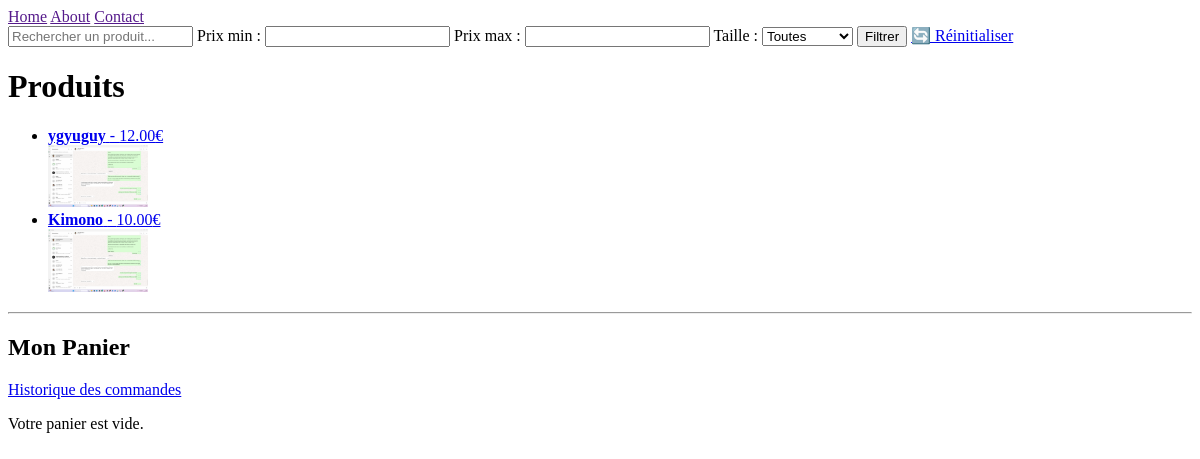
The app's page /, older data.
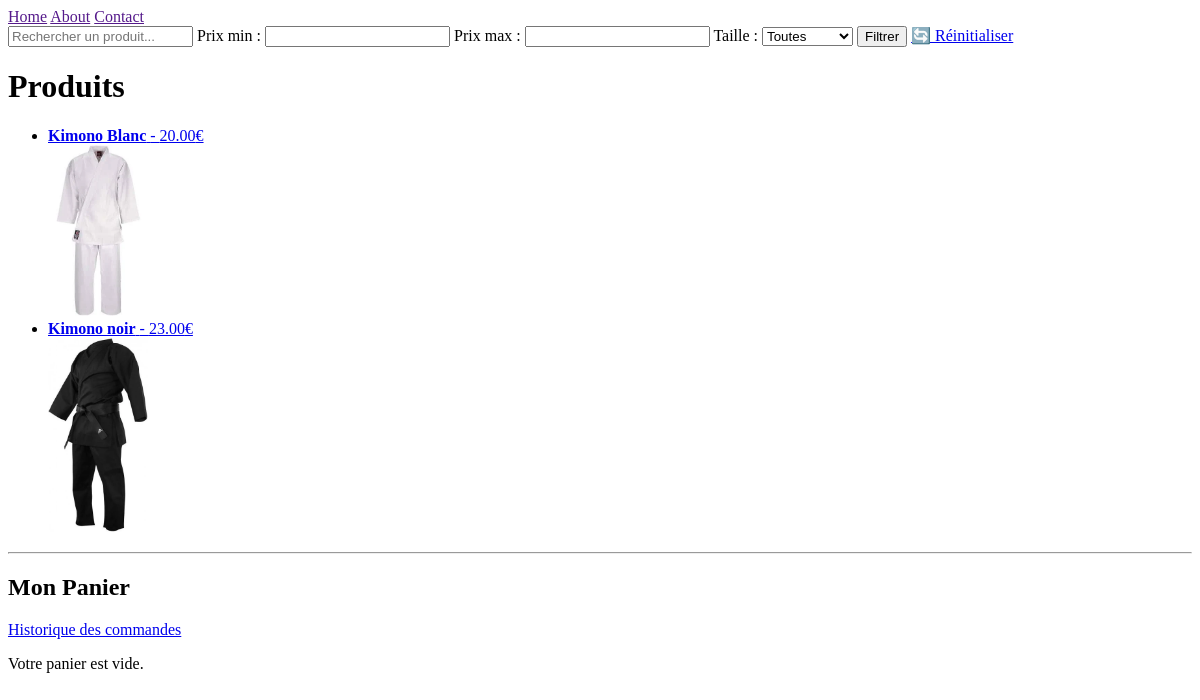
The same page, newer data.
### shop/models.py (models this page shows, shortened)
class Product(models.Model):
    SIZE_CHOICES = [
        ('xs', 'Extra Small'),
        ('s', 'Small'),
        ('m', 'Medium'),
        ('l', 'Large'),
        ('xl', 'Extra Large'),
    ]
    name = models.CharField(max_length=200)
    price = models.DecimalField(max_digits=10, decimal_places=2)
    description = models.TextField(null=True, blank=True)
    category = models.ForeignKey(Category, related_name='products', on_delete=models.CASCADE)
    image = models.ImageField(upload_to='products/', blank=True, null=True)
    date_added = models.DateTimeField(auto_now_add=True)
    available_sizes = models.CharField(max_length=50, default='xs,s,m,l,xl')
    class Meta:
        ordering = ['-date_added']

### shop/views.py (the view, shortened to what this page needs)
# urls.py: path('', index, name='index'),  # Liste des produits
def index(request):
    query = request.GET.get('q', '').strip()
    min_price = request.GET.get('min_price', '')
    max_price = request.GET.get('max_price', '')
    size_filter = request.GET.get('size', '')
    product_id = request.GET.get('id')
    products = Product.objects.all()
    if query:
        products = products.filter(Q(name__icontains=query) | Q(description__icontains=query))
    if min_price.isdigit():
        products = products.filter(price__gte=int(min_price))
    if max_price.isdigit():
        products = products.filter(price__lte=int(max_price))
    if size_filter:
        products = products.filter(available_sizes__icontains=size_filter)
    product = get_object_or_404(Product, id=product_id) if product_id else None
    cart = request.session.get('cart', {})
    updated_cart = {"total": 0}
    return render(request, 'index.html', {
        'products': products,
        'product': product,
        'cart': updated_cart,
        'size_choices': Product.SIZE_CHOICES,
        'query': query,
        'min_price': min_price,
        'max_price': max_price,
        'size_filter': size_filter
    })

### shop/templates/index.html (shortened to what this page needs)
<!DOCTYPE html>
<html lang="fr">
<head>
</head>
<body>
    {% include 'nav.html' %}
    <form id="filterForm" action="{% url 'index' %}" method="GET">
        <input type="text" id="search" name="q" placeholder="Rechercher un produit..." value="{{ query }}">
        <label for="min_price">Prix min :</label>
        <input type="number" id="min_price" name="min_price" value="{{ min_price }}">
        <label for="max_price">Prix max :</label>
        <input type="number" id="max_price" name="max_price" value="{{ max_price }}">
        <label for="size">Taille :</label>
        <select name="size" id="size">
            <option value="">Toutes</option>
        </select>
        <button type="submit"> Filtrer</button>
        <a href="{% url 'index' %}">🔄 Réinitialiser</a>
    </form>
    <main>
        <h1>Produits</h1>
        {% if product %}
            <h2>{{ product.name }}</h2>
            <p><strong>Prix :</strong> {{ product.price }}€</p>
            <p><strong>Description :</strong> {{ product.description }}</p>
            {% if product.image %}
                <img src="{{ product.image.url }}" alt="{{ product.name }}" width="200">
            {% endif %}
            <form action="{% url 'add_to_cart' product.id %}" method="post">
                {% csrf_token %}
                <label for="size"><strong>Taille :</strong></label>
                <select name="size" id="size" required>
                    {% for size_code, size_label in product.get_available_sizes %}
                        <option value="{{ size_code }}">{{ size_label }}</option>
                    {% endfor %}
                </select>
                <label for="quantity"><strong>Quantité :</strong></label>
                <input type="number" name="quantity" id="quantity" min="1" value="1" required>
                <br><br>
                <button type="submit">Ajouter au Panier</button>
            </form>
            <br>
            <a href="{% url 'index' %}">Retour à la liste des produits</a>
        {% else %}
            {% if products %}
                <ul>
                    {% for product in products %}
                        <li>
                            <a href="{% url 'index' %}?id={{ product.id }}">
                                <strong>{{ product.name }}</strong> - {{ product.price }}€
                            </a>
                            {% if product.image %}
                                <br>
                                <img src="{{ product.image.url }}" width="100" alt="{{ product.name }}">
                            {% endif %}
                        </li>
                    {% endfor %}
                </ul>
            {% else %}
                <p>Aucun produit trouvé.</p>
            {% endif %}
        {% endif %}
        <hr>
        <h2> Mon Panier</h2>
        <a href="{% url 'order_history' %}" class="btn btn-primary">Historique des commandes</a>
        {% if cart and cart.total > 0 %}
            <ul>
                {% for key, item in cart.items %}
                    {% if item.id and item.size %}
                        <li>
                            {{ item.name }} (Taille: {{ item.size }}) - {{ item.quantity }} * {{ item.price }}€ =
                            <strong>{{ item.total_product_price }}€</strong>
                            <form action="{% url 'remove_from_cart' item.id item.size %}" method="post" style="display:inline;">
                                {% csrf_token %}
                                <button type="submit">❌ Supprimer</button>
                            </form>
                        </li>
                    {% endif %}
                {% endfor %}
            </ul>
            <p><strong>Total:</strong> {{ cart.total|floatformat:2 }} €</p>
            <form action="{% url 'checkout' %}" method="GET">
                <button type="submit"> Commander</button>
            </form>
        {% else %}
            <p>Votre panier est vide.</p>
        {% endif %}
    </main>
</body>
</html>

### shop/templates/nav.html
<nav>
    <a href="">Home</a>
    <a href="">About</a>
    <a href="">Contact</a>
</nav>

Row changes from the older to the newer data that the page shows:
removed Product: name "ygyuguy", price "12.00", image (picture)
removed Product: name "Kimono", price "10.00", image (picture)
added Product: name "Kimono Blanc", price "20.00", image (picture)
added Product: name "Kimono noir", price "23.00", image (picture)
